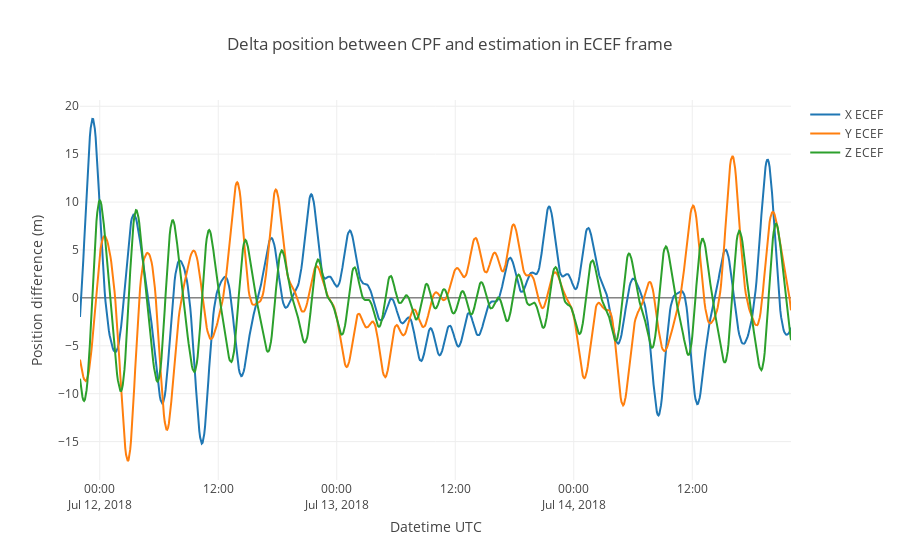

The cell this chart's notebook holds for it:
### Markdown cell above
Plotting position difference

### Code cell
import plotly.graph_objs as go

traceX = go.Scatter(
    x = cpfDataFrame['x'].index,
    y = PV_ecef_df['x'] - cpfDataFrame['x'],
    mode='lines',
    name='X ECEF'
)

traceY = go.Scatter(
    x = cpfDataFrame['y'].index,
    y = PV_ecef_df['y'] - cpfDataFrame['y'],
    mode='lines',
    name='Y ECEF'
)

traceZ = go.Scatter(
    x = cpfDataFrame['z'].index,
    y = PV_ecef_df['z'] - cpfDataFrame['z'],
    mode='lines',
    name='Z ECEF'
)

data = [traceX, traceY, traceZ]

layout = go.Layout(
    title = 'Delta position between CPF and estimation in ECEF frame',
    xaxis = dict(
        title = 'Datetime UTC'
    ),
    yaxis = dict(
        title = 'Position difference (m)'
    )
)

fig = dict(data=data, layout=layout)

py.iplot(fig)

### Figure 1 — Plotly figure (JSON) as saved in the notebook; plotly's stock layout.template omitted (floating-point values rounded to 4 significant figures; data arrays with more than 128 entries replaced by an {"elided": "..."} marker saying what was removed)
{"data": [{"mode": "lines", "name": "X ECEF", "type": "scatter", "uid": "18f83a7e-945d-4928-adf5-badadb5cc765", "x": {"elided": "865 str values"}, "y": {"elided": "865 float values"}}, {"mode": "lines", "name": "Y ECEF", "type": "scatter", "uid": "65ac0064-6d29-450e-8f55-2da528d66320", "x": {"elided": "865 str values"}, "y": {"elided": "865 float values"}}, {"mode": "lines", "name": "Z ECEF", "type": "scatter", "uid": "476b5d34-b715-4438-8a85-b576a3038de2", "x": {"elided": "865 str values"}, "y": {"elided": "865 float values"}}], "layout": {"autosize": true, "title": {"text": "Delta position between CPF and estimation in ECEF frame"}, "xaxis": {"autorange": true, "range": ["2018-07-11 22:00", "2018-07-14 22:00"], "title": {"text": "Datetime UTC"}, "type": "date"}, "yaxis": {"autorange": true, "range": [-19.01, 20.65], "title": {"text": "Position difference (m)"}, "type": "linear"}}}
